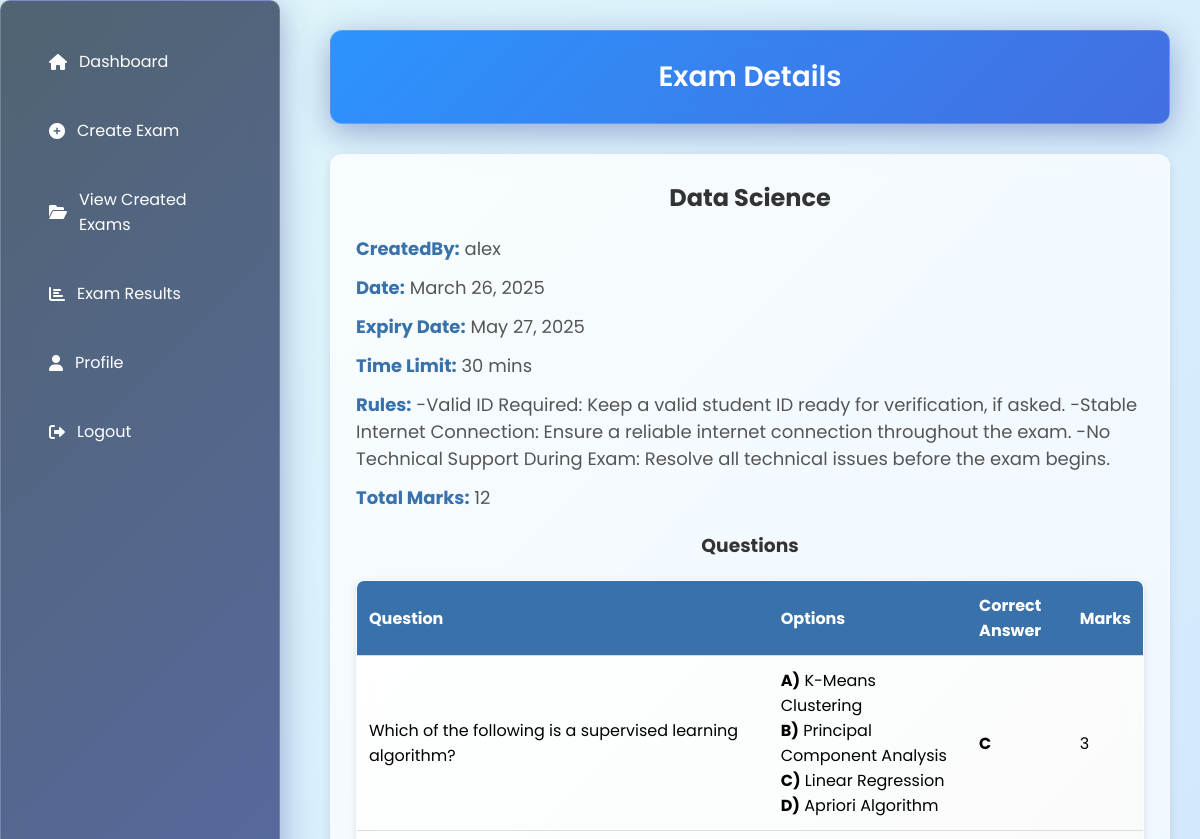
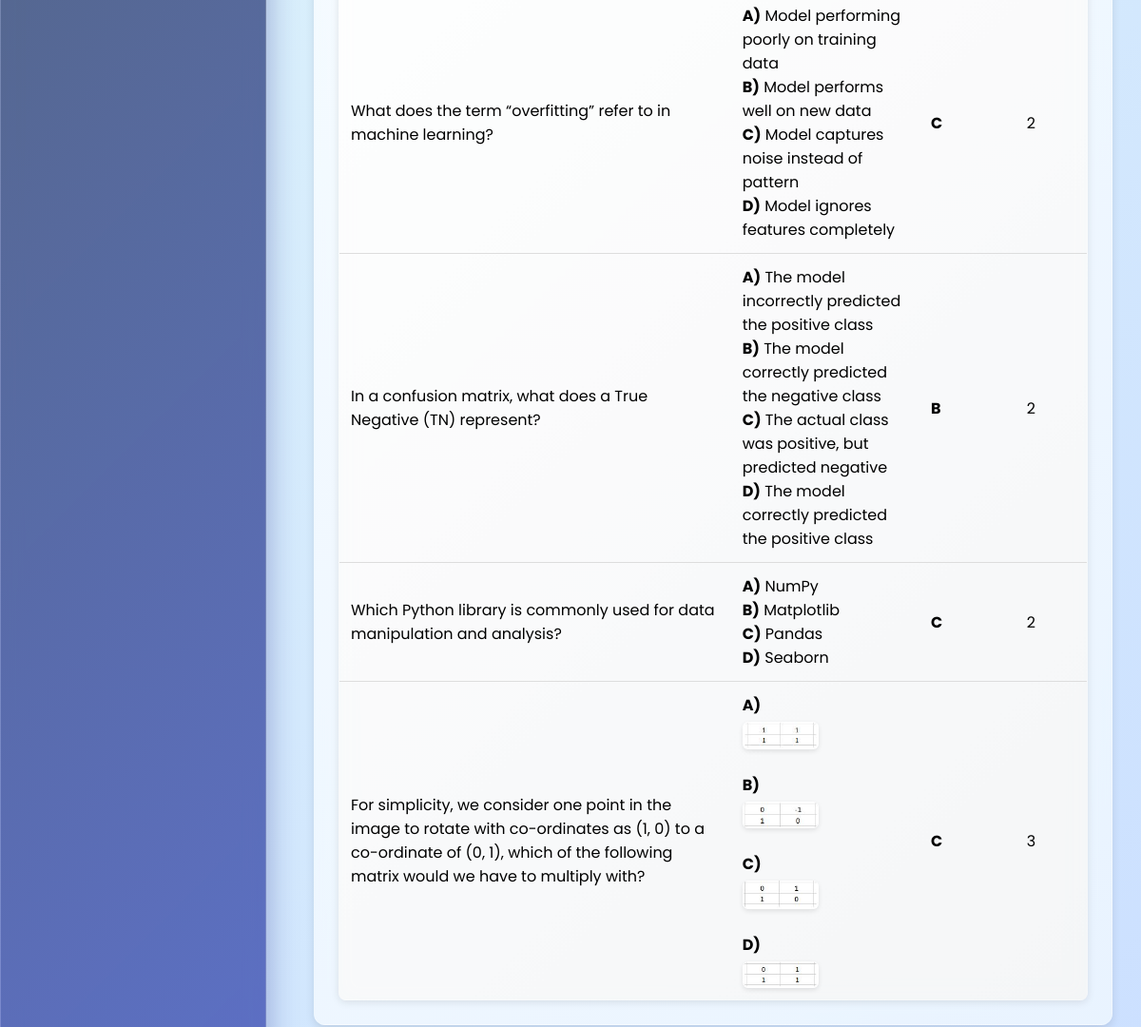
/exam/view/95/ (signed in), run on the app's committed database (2 pictures, top to bottom).
### Exam/models.py (models this page shows, shortened)
class Exam(models.Model):
    STATUS_CHOICES = [
        ('pending', 'Pending'),
        ('approved', 'Approved'),
        ('rejected', 'Rejected'),
    ]
    subject = models.CharField(max_length=255)
    time_limit = models.IntegerField()
    duration = models.IntegerField(null=True, blank=True)
    rules = models.TextField(default="No specific rules.")
    date = models.DateField()
    expiry_date = models.DateField(default=now)
    created_by = models.ForeignKey(User, on_delete=models.CASCADE, related_name="created_exams")
    created_at = models.DateTimeField(auto_now_add=True)
    updated_at = models.DateTimeField(auto_now=True)  # ✅ Track modifications
    passing_grade = models.IntegerField(default=50)
    approval_status = models.CharField(
        max_length=10,
        choices=STATUS_CHOICES,
        default='pending'
    )

class Question(models.Model):
    exam = models.ForeignKey(Exam, on_delete=models.CASCADE, related_name="questions")
    text = models.CharField(max_length=500)
    option_a_text = models.CharField(max_length=200, blank=True, null=True)
    option_a_image = models.ImageField(upload_to="question_images/", blank=True, null=True)
    option_b_text = models.CharField(max_length=200, blank=True, null=True)
    option_b_image = models.ImageField(upload_to="question_images/", blank=True, null=True)
    option_c_text = models.CharField(max_length=200, blank=True, null=True)
    option_c_image = models.ImageField(upload_to="question_images/", blank=True, null=True)
    option_d_text = models.CharField(max_length=200, blank=True, null=True)
    option_d_image = models.ImageField(upload_to="question_images/", blank=True, null=True)
    correct_answer = models.CharField(
        max_length=1,
        choices=[('A', 'A'), ('B', 'B'), ('C', 'C'), ('D', 'D')]
    )
    is_graded = models.BooleanField(default=False)
    marks = models.PositiveIntegerField(default=1)  # Removed syntax issue

### Exam/views.py (the view)
# urls.py: path('exam/view/<int:exam_id>/', views.view_exam_teacher, name='view_exam_teacher'),
@login_required
def view_exam_teacher(request, exam_id):
    exam = get_object_or_404(Exam, id=exam_id)
    total_marks = exam.questions.aggregate(total=Sum('marks'))['total'] or 0
    return render(request, 'view_exam_teacher.html', {
        'exam': exam,
        'total_marks': total_marks
    })

### Exam/templates/view_exam_teacher.html (shortened to what this page needs)
<!DOCTYPE html>
<html lang="en">
<head>
    <link rel="stylesheet" href="https://cdnjs.cloudflare.com/ajax/libs/font-awesome/6.0.0/css/all.min.css">
</head>
<body>
    <div class="sidebar">
        <ul>
            <li><a href="{% url 'teacherdashboard' %}"><i class="fas fa-home"></i> Dashboard</a></li>
            <li><a href="{% url 'create_exam' %}"><i class="fas fa-plus-circle"></i> Create Exam</a></li>
            <li><a href="{% url 'view_created_exams' %}"><i class="fas fa-folder-open"></i> View Created Exams</a></li>
            <li><a href="{% url 'exam_results' %}"><i class="fas fa-chart-bar"></i> Exam Results</a></li>
            <li><a href="{% url 'teacher_profile' %}"><i class="fas fa-user"></i> Profile</a></li>
            <li><a href="{% url 'user_logout' %}"><i class="fas fa-sign-out-alt"></i> Logout</a></li>
        </ul>
    </div>
    <div class="main-content">
        <div class="header">Exam Details</div>
        <div class="container">
            <h2>{{ exam.subject }}</h2>
            <p class="exam-info"><strong>CreatedBy:</strong> {{ exam.created_by.username }}</p>
            <p class="exam-info"><strong>Date:</strong> {{ exam.date }}</p>
            <p class="exam-info"><strong> Expiry Date:</strong> {{exam.expiry_date}}</p>
            <p class="exam-info"><strong>Time Limit:</strong> {{ exam.time_limit }} mins</p>
            <p class="exam-info"><strong>Rules:</strong> {{ exam.rules }}</p>
            <p class="exam-info"><strong> Total Marks:</strong> {{total_marks}}</p>
            <h3 style="margin-top: 20px; text-align: center; color: #333;">Questions</h3>
            <table>
                <thead>
                    <tr>
                        <th>Question</th>
                        <th>Options</th>
                        <th>Correct Answer</th>
                        <th>Marks</th>
                    </tr>
                </thead>
                <tbody>
                    {% for question in exam.questions.all %}
                    <tr>
                        <td>{{ question.text }}</td>
                        <td>
                            <strong>A)</strong>
                            {% if question.option_a_image %}
                                <img src="{{ question.option_a_image.url }}" alt="Option A" class="option-img">
                            {% endif %}
                            {% if question.option_a_text %}
                                {{ question.option_a_text }}
                            {% endif %}
                            <br>
                            <strong>B)</strong>
                            {% if question.option_b_image %}
                                <img src="{{ question.option_b_image.url }}" alt="Option B" class="option-img">
                            {% endif %}
                            {% if question.option_b_text %}
                                {{ question.option_b_text }}
                            {% endif %}
                            <br>
                            <strong>C)</strong>
                            {% if question.option_c_image %}
                                <img src="{{ question.option_c_image.url }}" alt="Option C" class="option-img">
                            {% endif %}
                            {% if question.option_c_text %}
                                {{ question.option_c_text }}
                            {% endif %}
                            <br>
                            <strong>D)</strong>
                            {% if question.option_d_image %}
                                <img src="{{ question.option_d_image.url }}" alt="Option D" class="option-img">
                            {% endif %}
                            {% if question.option_d_text %}
                                {{ question.option_d_text }}
                            {% endif %}
                        </td>
                        <td><strong>{{ question.correct_answer }}</strong></td>
                        <td>{{ question.marks }}</td>
                    </tr>
                    {% endfor %}
                </tbody>
            </table>
        </div>
    </div>
</body>
</html>

### Exam/templates/view_exam_teacher.html (style rules this page uses)
* { margin: 0; padding: 0; box-sizing: border-box; font-family: 'Poppins', sans-serif; }
body { display: flex; min-height: 100vh; background: linear-gradient(135deg, #e0f7fa, #cce0ff); }
.sidebar { width: 280px; background: linear-gradient(135deg, rgba(44, 62, 80, 0.8), rgba(63, 81, 181, 0.8)); color: white; padding: 30px; position: fixed; height: 100%; display: flex; flex-direction: column; backdrop-filter: blur(10px); box-shadow: 0 8px 32px 0 rgba(31, 38, 135, 0.37); border-radius: 10px; border: 1px solid rgba(255, 255, 255, 0.18); }
.sidebar ul { list-style: none; padding: 0; flex-grow: 1; }
.sidebar ul li { padding: 18px; transition: 0.3s; border-radius: 8px; margin-bottom: 8px; }
.sidebar ul li a { text-decoration: none; color: white; display: flex; align-items: center; gap: 12px; font-size: 16px; }
.main-content { margin-left: 300px; padding: 30px; flex-grow: 1; }
.header { background: linear-gradient(135deg, rgba(0, 123, 255, 0.8), rgba(29, 78, 216, 0.8)); color: white; padding: 25px; text-align: center; font-size: 28px; font-weight: 600; border-radius: 12px; margin-bottom: 30px; box-shadow: 0 8px 32px 0 rgba(31, 38, 135, 0.37); backdrop-filter: blur(10px); border: 1px solid rgba(255, 255, 255, 0.18); }
.container { background: linear-gradient(135deg, rgba(255, 255, 255, 0.8), rgba(240, 248, 255, 0.8)); padding: 25px; border-radius: 12px; box-shadow: 0 4px 10px rgba(0, 0, 0, 0.1); margin-top: 25px; backdrop-filter: blur(10px); border: 1px solid rgba(255, 255, 255, 0.18); }
h2 { color: #333; text-align: center; margin-bottom: 20px; font-size: 24px; }
.exam-info { font-size: 18px; margin-bottom: 12px; color: #555; }
.exam-info strong { color:rgb(57, 114, 170); }
table { width: 100%; border-collapse: collapse; margin-top: 20px; background: linear-gradient(135deg, rgba(255, 255, 255, 0.8), rgba(245, 245, 245, 0.8)); border-radius: 8px; overflow: hidden; box-shadow: 0 2px 8px rgba(0, 0, 0, 0.1); backdrop-filter: blur(10px); border: 1px solid rgba(255, 255, 255, 0.18); }
th, td { padding: 12px; border-bottom: 1px solid #ddd; text-align: left; }
th { background-color:rgb(57, 114, 170); color: white; font-size: 16px; }
.option-img { width: 80px; height: auto; display: block; border-radius: 6px; margin-top: 5px; box-shadow: 0 2px 5px rgba(0, 0, 0, 0.1); }

### data on the page
Exam: subject "Data Science", created_by.username "alex", date "March 26, 2025", expiry_date "May 27, 2025", time_limit "30", rules "-Valid ID Required: Keep a valid student ID ready for verification, if asked. -Stable Internet Connection: Ensure a reliable internet connection throughout the exam. -No Technical Support During Exam: Resolve all technical issues before the exam begins."
Question: text "Which of the following is a supervised learning algorithm?", option_a_text "K-Means Clustering", option_b_text "Principal Component Analysis", option_c_text "Linear Regression", option_d_text "Apriori Algorithm", correct_answer "C", marks "3"
Question: text "What does the term “overfitting” refer to in machine learning?", option_a_text "Model performing poorly on training data", option_b_text "Model performs well on new data", option_c_text "Model captures noise instead of pattern", option_d_text "Model ignores features completely", correct_answer "C", marks "2"
Question: text "In a confusion matrix, what does a True Negative (TN) represent?", option_a_text "The model incorrectly predicted the positive class", option_b_text "The model correctly predicted the negative class", option_c_text "The actual class was positive, but predicted negative", option_d_text "The model correctly predicted the positive class", correct_answer "B", marks "2"
Question: text "Which Python library is commonly used for data manipulation and analysis?", option_a_text "NumPy", option_b_text "Matplotlib", option_c_text "Pandas", option_d_text "Seaborn", correct_answer "C", marks "2"
Question: text "For simplicity, we consider one point in the image to rotate with co-ordinates as (1, 0) to a co-ordinate of (0, 1), which of the following matrix would we have to multiply with?", option_a_image (picture), option_b_image (picture), option_c_image (picture), option_d_image (picture), correct_answer "C", marks "3"

### other printed values
{{ total_marks }} "12"
